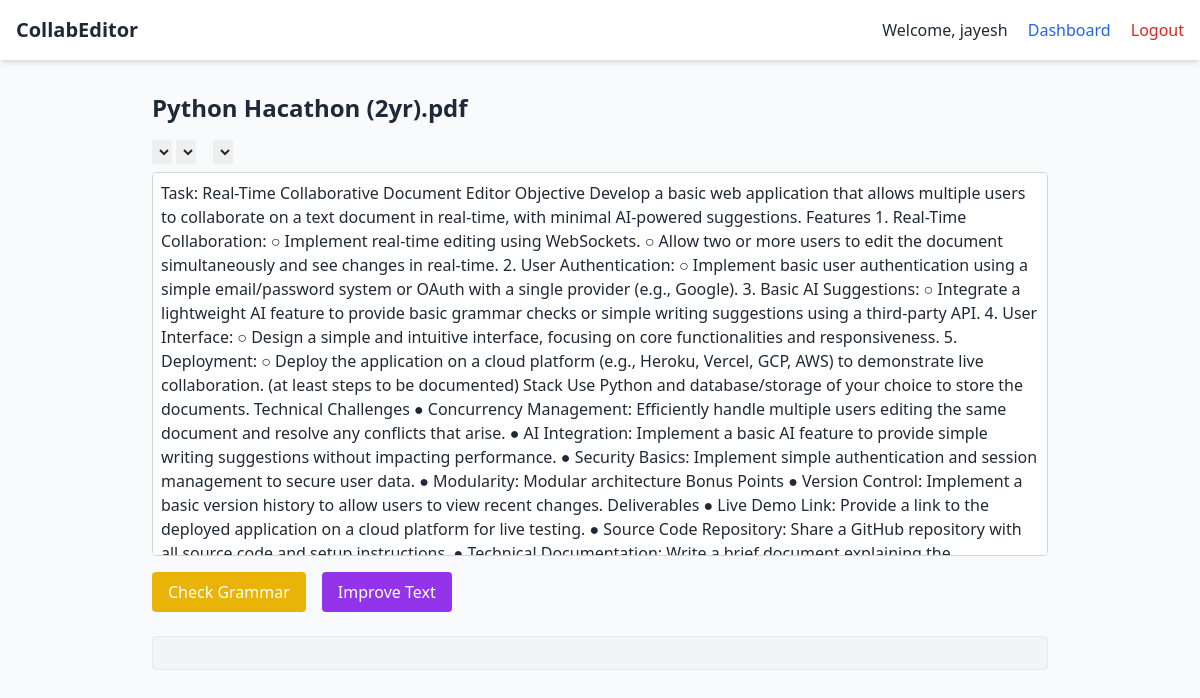
Page /editor/2/ (signed in) on the committed database.
### users/models.py (models this page shows)
class CustomUser(AbstractUser):
    pass

### editor/models.py (models this page shows)
class Document(models.Model):
    title = models.CharField(max_length=100)
    content = models.TextField()
    last_updated = models.DateTimeField(auto_now=True)
    owner = models.ForeignKey(settings.AUTH_USER_MODEL, on_delete=models.CASCADE)
    collaborators = models.ManyToManyField(settings.AUTH_USER_MODEL, related_name='shared_documents', blank=True)

### editor/views.py (the view)
# urls.py: path('<int:doc_id>/', editor_view, name='editor'),
@login_required
def editor_view(request, doc_id):
    doc = get_object_or_404(Document, id=doc_id)
    if request.user != doc.owner and request.user not in doc.collaborators.all():
        return HttpResponseForbidden()
    return render(request, 'editor/editor.html', {'doc': doc})

### editor/templates/editor/editor.html (shortened to what this page needs)
{% extends 'editor/base.html' %}
{% load static %}
{% block content %}
<link href="https://cdn.quilljs.com/1.3.6/quill.snow.css" rel="stylesheet">
<div class="max-w-4xl mx-auto">
    <h2 class="text-2xl font-semibold mb-4">{{ doc.title }}</h2>
    <div id="toolbar" class="mb-2">
        <select class="ql-font"></select>
        <select class="ql-size"></select>
        <select class="ql-align"></select>
    </div>
    <div id="editor-container" class="bg-white h-96 border border-gray-300 rounded p-2 overflow-y-auto">
        {{ doc.content|safe }}
    </div>
    <div class="mt-4 flex gap-4">
        <button onclick="getGrammarSuggestions()"
                class="bg-yellow-500 text-white px-4 py-2 rounded hover:bg-yellow-600">
            Check Grammar
        </button>
        <button onclick="getOpenAISuggestion()"
                class="bg-purple-600 text-white px-4 py-2 rounded hover:bg-purple-700">
            Improve Text
        </button>
    </div>
    <div id="suggestions" class="mt-6 p-4 bg-gray-100 border rounded text-sm overflow-auto max-h-64">
    </div>
</div>
{% endblock %}

### editor/templates/editor/base.html (shortened to what this page needs)
<!DOCTYPE html>
<html lang="en">
<head>
    <script src="https://cdn.tailwindcss.com"></script>
    <link href="https://cdn.quilljs.com/1.3.6/quill.snow.css" rel="stylesheet">
</head>
<body class="bg-gray-50 text-gray-800 font-sans">
    <nav class="bg-white shadow-md p-4 flex justify-between items-center">
        <div class="text-xl font-bold">
            <a href="{% url 'dashboard' %}">CollabEditor</a>
        </div>
        <div>
            {% if request.user.is_authenticated %}
                <span class="mr-4">Welcome, {{ request.user.username }}</span>
                <a href="{% url 'dashboard' %}" class="mr-4 text-blue-600 hover:underline">Dashboard</a>
                <a href="{% url 'logout' %}" class="text-red-600 hover:underline">Logout</a>
            {% else %}
                <a href="{% url 'login' %}" class="text-blue-600 hover:underline">Login</a>
            {% endif %}
        </div>
    </nav>
    <main class="container mx-auto mt-8 px-4">
        {% block content %}{% endblock %}
    </main>
</body>
</html>

### rows in the picture
CustomUser: user.username "jayesh"
Document: title "Python Hacathon (2yr).pdf", content "Task: Real-Time Collaborative Document Editor Objective Develop a basic web application that allows multiple users to collaborate on a text document in real-time, with minimal AI-powered suggestions. Features 1. Real-Time Collaboration: ○ Implement real-time editing using WebSockets. ○ Allow two or more users to edit the document simultaneously and see changes in real-time. 2. User Authentication: ○ Implement basic user authentication using a simple email/password system or OAuth with a single provider (e.g., Google). 3. Basic AI Suggestions: ○ Integrate a lightweight AI feature to provide basic grammar checks or simple writing suggestions using a third-party API. 4. User Interface: ○…"
